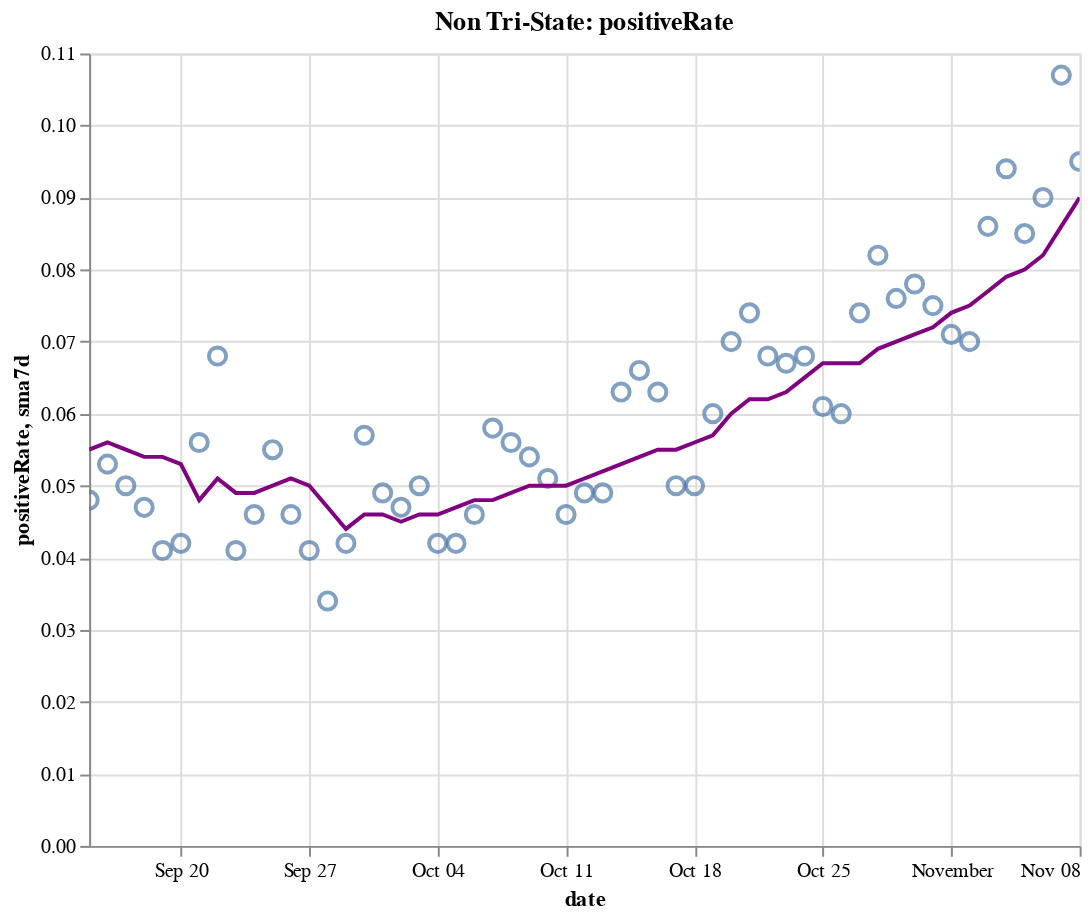

Write notebook code for a chart like this one.
### Code cell
create_plot(non_tristate, 'positiveRate')

### Figure 1 — Vega-Lite specification as saved in the notebook (floating-point values rounded to 4 significant figures)
{"config": {"view": {"continuousWidth": 400, "continuousHeight": 300}}, "layer": [{"layer": [{"mark": {"type": "point", "size": 75}, "encoding": {"tooltip": [{"type": "temporal", "field": "date"}, {"type": "quantitative", "field": "positiveRate"}, {"type": "quantitative", "field": "sma7d"}], "x": {"type": "temporal", "field": "date"}, "y": {"type": "quantitative", "field": "positiveRate"}}, "selection": {"selector016": {"type": "interval", "bind": "scales", "encodings": ["x", "y"]}}}, {"mark": {"type": "line", "color": "purple"}, "encoding": {"x": {"type": "temporal", "field": "date"}, "y": {"type": "quantitative", "field": "sma7d"}}}]}, {"mark": {"type": "rule", "color": "#aaa"}, "encoding": {"x": {"type": "temporal", "field": "date"}}, "transform": [{"filter": {"selection": "selector015"}}]}, {"mark": "circle", "encoding": {"opacity": {"condition": {"value": 1, "selection": "selector015"}, "value": 0}, "tooltip": [{"type": "temporal", "field": "date"}, {"type": "quantitative", "field": "positiveRate"}, {"type": "quantitative", "field": "sma7d"}], "x": {"type": "temporal", "field": "date"}, "y": {"type": "quantitative", "field": "positiveRate"}}, "selection": {"selector015": {"type": "single", "encodings": ["x"], "on": "mouseover", "nearest": true, "empty": "none"}}}, {"mark": {"type": "text", "align": "left", "dx": 5, "dy": -5, "stroke": "white", "strokeWidth": 2}, "encoding": {"text": {"type": "quantitative", "field": "positiveRate"}, "tooltip": [{"type": "temporal", "field": "date"}, {"type": "quantitative", "field": "positiveRate"}, {"type": "quantitative", "field": "sma7d"}], "x": {"type": "temporal", "field": "date"}, "y": {"type": "quantitative", "field": "positiveRate"}}, "transform": [{"filter": {"selection": "selector015"}}]}, {"mark": {"type": "text", "align": "left", "dx": 5, "dy": -5}, "encoding": {"text": {"type": "quantitative", "field": "positiveRate"}, "tooltip": [{"type": "temporal", "field": "date"}, {"type": "quantitative", "field": "positiveRate"}, {"type": "quantitative", "field": "sma7d"}], "x": {"type": "temporal", "field": "date"}, "y": {"type": "quantitative", "field": "positiveRate"}}, "transform": [{"filter": {"selection": "selector015"}}]}], "data": {"name": "data-8c01108bdaa8e565e6258af3da8ec2b5"}, "height": 400, "title": "Non Tri-State: positiveRate", "width": 500, "$schema": "https://vega.github.io/schema/vega-lite/v4.8.1.json", "datasets": {"data-8c01108bdaa8e565e6258af3da8ec2b5": [{"date": "2020-09-15T00:00:00", "totalTestResultsIncrease": 705800.0, "positiveIncrease": 33540.0, "death": 141700.0, "deathIncrease": 1011.0, "positiveRate": 0.048, "state": "Non Tri-State", "sma7d": 0.055}, {"date": "2020-09-16T00:00:00", "totalTestResultsIncrease": 725200.0, "positiveIncrease": 38710.0, "death": 142900.0, "deathIncrease": 1184.0, "positiveRate": 0.053, "state": "Non Tri-State", "sma7d": 0.056}, {"date": "2020-09-17T00:00:00", "totalTestResultsIncrease": 827900.0, "positiveIncrease": 41690.0, "death": 143700.0, "deathIncrease": 856.0, "positiveRate": 0.05, "state": "Non Tri-State", "sma7d": 0.055}, {"date": "2020-09-18T00:00:00", "totalTestResultsIncrease": 963400.0, "positiveIncrease": 45700.0, "death": 144600.0, "deathIncrease": 883.0, "positiveRate": 0.047, "state": "Non Tri-State", "sma7d": 0.054}, {"date": "2020-09-19T00:00:00", "totalTestResultsIncrease": 1065000.0, "positiveIncrease": 43440.0, "death": 145300.0, "deathIncrease": 735.0, "positiveRate": 0.041, "state": "Non Tri-State", "sma7d": 0.054}, {"date": "2020-09-20T00:00:00", "totalTestResultsIncrease": 817600.0, "positiveIncrease": 34370.0, "death": 145600.0, "deathIncrease": 322.0, "positiveRate": 0.042, "state": "Non Tri-State", "sma7d": 0.053}, {"date": "2020-09-21T00:00:00", "totalTestResultsIncrease": 670700.0, "positiveIncrease": 37600.0, "death": 145900.0, "deathIncrease": 281.0, "positiveRate": 0.056, "state": "Non Tri-State", "sma7d": 0.048}, {"date": "2020-09-22T00:00:00", "totalTestResultsIncrease": 710300.0, "positiveIncrease": 48040.0, "death": 146800.0, "deathIncrease": 842.0, "positiveRate": 0.068, "state": "Non Tri-State", "sma7d": 0.051}, {"date": "2020-09-23T00:00:00", "totalTestResultsIncrease": 904300.0, "positiveIncrease": 37320.0, "death": 147900.0, "deathIncrease": 1145.0, "positiveRate": 0.041, "state": "Non Tri-State", "sma7d": 0.049}, {"date": "2020-09-24T00:00:00", "totalTestResultsIncrease": 900000.0, "positiveIncrease": 41570.0, "death": 148800.0, "deathIncrease": 908.0, "positiveRate": 0.046, "state": "Non Tri-State", "sma7d": 0.049}, {"date": "2020-09-25T00:00:00", "totalTestResultsIncrease": 977000.0, "positiveIncrease": 53570.0, "death": 149700.0, "deathIncrease": 829.0, "positiveRate": 0.055, "state": "Non Tri-State", "sma7d": 0.05}, {"date": "2020-09-26T00:00:00", "totalTestResultsIncrease": 989400.0, "positiveIncrease": 45820.0, "death": 150500.0, "deathIncrease": 859.0, "positiveRate": 0.046, "state": "Non Tri-State", "sma7d": 0.051}, {"date": "2020-09-27T00:00:00", "totalTestResultsIncrease": 820100.0, "positiveIncrease": 33500.0, "death": 150800.0, "deathIncrease": 295.0, "positiveRate": 0.041, "state": "Non Tri-State", "sma7d": 0.05}, {"date": "2020-09-28T00:00:00", "totalTestResultsIncrease": 1006000.0, "positiveIncrease": 34100.0, "death": 151100.0, "deathIncrease": 245.0, "positiveRate": 0.034, "state": "Non Tri-State", "sma7d": 0.047}, {"date": "2020-09-29T00:00:00", "totalTestResultsIncrease": 815000.0, "positiveIncrease": 34460.0, "death": 151800.0, "deathIncrease": 725.0, "positiveRate": 0.042, "state": "Non Tri-State", "sma7d": 0.044}, {"date": "2020-09-30T00:00:00", "totalTestResultsIncrease": 747700.0, "positiveIncrease": 42330.0, "death": 152800.0, "deathIncrease": 1040.0, "positiveRate": 0.057, "state": "Non Tri-State", "sma7d": 0.046}, {"date": "2020-10-01T00:00:00", "totalTestResultsIncrease": 878000.0, "positiveIncrease": 43290.0, "death": 153600.0, "deathIncrease": 832.0, "positiveRate": 0.049, "state": "Non Tri-State", "sma7d": 0.046}, {"date": "2020-10-02T00:00:00", "totalTestResultsIncrease": 991700.0, "positiveIncrease": 46240.0, "death": 154500.0, "deathIncrease": 822.0, "positiveRate": 0.047, "state": "Non Tri-State", "sma7d": 0.045}, {"date": "2020-10-03T00:00:00", "totalTestResultsIncrease": 964800.0, "positiveIncrease": 48330.0, "death": 155200.0, "deathIncrease": 729.0, "positiveRate": 0.05, "state": "Non Tri-State", "sma7d": 0.046}, {"date": "2020-10-04T00:00:00", "totalTestResultsIncrease": 857600.0, "positiveIncrease": 36440.0, "death": 155500.0, "deathIncrease": 348.0, "positiveRate": 0.042, "state": "Non Tri-State", "sma7d": 0.046}, {"date": "2020-10-05T00:00:00", "totalTestResultsIncrease": 839900.0, "positiveIncrease": 35590.0, "death": 155900.0, "deathIncrease": 312.0, "positiveRate": 0.042, "state": "Non Tri-State", "sma7d": 0.047}, {"date": "2020-10-06T00:00:00", "totalTestResultsIncrease": 792300.0, "positiveIncrease": 36270.0, "death": 156500.0, "deathIncrease": 612.0, "positiveRate": 0.046, "state": "Non Tri-State", "sma7d": 0.048}, {"date": "2020-10-07T00:00:00", "totalTestResultsIncrease": 834500.0, "positiveIncrease": 48560.0, "death": 157400.0, "deathIncrease": 901.0, "positiveRate": 0.058, "state": "Non Tri-State", "sma7d": 0.048}, {"date": "2020-10-08T00:00:00", "totalTestResultsIncrease": 915600.0, "positiveIncrease": 51600.0, "death": 158300.0, "deathIncrease": 963.0, "positiveRate": 0.056, "state": "Non Tri-State", "sma7d": 0.049}, {"date": "2020-10-09T00:00:00", "totalTestResultsIncrease": 1008000.0, "positiveIncrease": 53980.0, "death": 159200.0, "deathIncrease": 880.0, "positiveRate": 0.054, "state": "Non Tri-State", "sma7d": 0.05}, {"date": "2020-10-10T00:00:00", "totalTestResultsIncrease": 1078000.0, "positiveIncrease": 54940.0, "death": 159900.0, "deathIncrease": 650.0, "positiveRate": 0.051, "state": "Non Tri-State", "sma7d": 0.05}, {"date": "2020-10-11T00:00:00", "totalTestResultsIncrease": 964200.0, "positiveIncrease": 44810.0, "death": 160300.0, "deathIncrease": 458.0, "positiveRate": 0.046, "state": "Non Tri-State", "sma7d": 0.05}, {"date": "2020-10-12T00:00:00", "totalTestResultsIncrease": 815000.0, "positiveIncrease": 39940.0, "death": 160600.0, "deathIncrease": 271.0, "positiveRate": 0.049, "state": "Non Tri-State", "sma7d": 0.051}, {"date": "2020-10-13T00:00:00", "totalTestResultsIncrease": 927400.0, "positiveIncrease": 45450.0, "death": 161300.0, "deathIncrease": 671.0, "positiveRate": 0.049, "state": "Non Tri-State", "sma7d": 0.052}, {"date": "2020-10-14T00:00:00", "totalTestResultsIncrease": 857000.0, "positiveIncrease": 53900.0, "death": 162100.0, "deathIncrease": 791.0, "positiveRate": 0.063, "state": "Non Tri-State", "sma7d": 0.053}, {"date": "2020-10-15T00:00:00", "totalTestResultsIncrease": 919700.0, "positiveIncrease": 60250.0, "death": 163000.0, "deathIncrease": 929.0, "positiveRate": 0.066, "state": "Non Tri-State", "sma7d": 0.054}, {"date": "2020-10-16T00:00:00", "totalTestResultsIncrease": 1030000.0, "positiveIncrease": 64620.0, "death": 163800.0, "deathIncrease": 860.0, "positiveRate": 0.063, "state": "Non Tri-State", "sma7d": 0.055}, {"date": "2020-10-17T00:00:00", "totalTestResultsIncrease": 1101000.0, "positiveIncrease": 55030.0, "death": 164600.0, "deathIncrease": 769.0, "positiveRate": 0.05, "state": "Non Tri-State", "sma7d": 0.055}, {"date": "2020-10-18T00:00:00", "totalTestResultsIncrease": 924000.0, "positiveIncrease": 45970.0, "death": 165000.0, "deathIncrease": 379.0, "positiveRate": 0.05, "state": "Non Tri-State", "sma7d": 0.056}, {"date": "2020-10-19T00:00:00", "totalTestResultsIncrease": 898100.0, "positiveIncrease": 53520.0, "death": 165400.0, "deathIncrease": 426.0, "positiveRate": 0.06, "state": "Non Tri-State", "sma7d": 0.057}, {"date": "2020-10-20T00:00:00", "totalTestResultsIncrease": 825900.0, "positiveIncrease": 57690.0, "death": 166200.0, "deathIncrease": 801.0, "positiveRate": 0.07, "state": "Non Tri-State", "sma7d": 0.06}, {"date": "2020-10-21T00:00:00", "totalTestResultsIncrease": 770100.0, "positiveIncrease": 57180.0, "death": 167200.0, "deathIncrease": 991.0, "positiveRate": 0.074, "state": "Non Tri-State", "sma7d": 0.062}, {"date": "2020-10-22T00:00:00", "totalTestResultsIncrease": 1028000.0, "positiveIncrease": 69600.0, "death": 168300.0, "deathIncrease": 1108.0, "positiveRate": 0.068, "state": "Non Tri-State", "sma7d": 0.062}, {"date": "2020-10-23T00:00:00", "totalTestResultsIncrease": 1173000.0, "positiveIncrease": 78900.0, "death": 169200.0, "deathIncrease": 888.0, "positiveRate": 0.067, "state": "Non Tri-State", "sma7d": 0.063}, {"date": "2020-10-24T00:00:00", "totalTestResultsIncrease": 1162000.0, "positiveIncrease": 78780.0, "death": 170100.0, "deathIncrease": 869.0, "positiveRate": 0.068, "state": "Non Tri-State", "sma7d": 0.065}, {"date": "2020-10-25T00:00:00", "totalTestResultsIncrease": 1025000.0, "positiveIncrease": 62330.0, "death": 170400.0, "deathIncrease": 361.0, "positiveRate": 0.061, "state": "Non Tri-State", "sma7d": 0.067}, {"date": "2020-10-26T00:00:00", "totalTestResultsIncrease": 957700.0, "positiveIncrease": 57650.0, "death": 170800.0, "deathIncrease": 358.0, "positiveRate": 0.06, "state": "Non Tri-State", "sma7d": 0.067}, {"date": "2020-10-27T00:00:00", "totalTestResultsIncrease": 926400.0, "positiveIncrease": 68820.0, "death": 171700.0, "deathIncrease": 895.0, "positiveRate": 0.074, "state": "Non Tri-State", "sma7d": 0.067}, {"date": "2020-10-28T00:00:00", "totalTestResultsIncrease": 902800.0, "positiveIncrease": 74450.0, "death": 172700.0, "deathIncrease": 983.0, "positiveRate": 0.082, "state": "Non Tri-State", "sma7d": 0.069}, {"date": "2020-10-29T00:00:00", "totalTestResultsIncrease": 1085000.0, "positiveIncrease": 82620.0, "death": 173700.0, "deathIncrease": 1017.0, "positiveRate": 0.076, "state": "Non Tri-State", "sma7d": 0.07}, {"date": "2020-10-30T00:00:00", "totalTestResultsIncrease": 1182000.0, "positiveIncrease": 91720.0, "death": 174600.0, "deathIncrease": 907.0, "positiveRate": 0.078, "state": "Non Tri-State", "sma7d": 0.071}, {"date": "2020-10-31T00:00:00", "totalTestResultsIncrease": 1155000.0, "positiveIncrease": 87080.0, "death": 175500.0, "deathIncrease": 949.0, "positiveRate": 0.075, "state": "Non Tri-State", "sma7d": 0.072}, {"date": "2020-11-01T00:00:00", "totalTestResultsIncrease": 988900.0, "positiveIncrease": 70050.0, "death": 175900.0, "deathIncrease": 370.0, "positiveRate": 0.071, "state": "Non Tri-State", "sma7d": 0.074}, {"date": "2020-11-02T00:00:00", "totalTestResultsIncrease": 1089000.0, "positiveIncrease": 76600.0, "death": 176400.0, "deathIncrease": 448.0, "positiveRate": 0.07, "state": "Non Tri-State", "sma7d": 0.075}, {"date": "2020-11-03T00:00:00", "totalTestResultsIncrease": 953100.0, "positiveIncrease": 81930.0, "death": 177900.0, "deathIncrease": 1496.0, "positiveRate": 0.086, "state": "Non Tri-State", "sma7d": 0.077}, {"date": "2020-11-04T00:00:00", "totalTestResultsIncrease": 1037000.0, "positiveIncrease": 96990.0, "death": 178900.0, "deathIncrease": 1067.0, "positiveRate": 0.094, "state": "Non Tri-State", "sma7d": 0.079}, {"date": "2020-11-05T00:00:00", "totalTestResultsIncrease": 1296000.0, "positiveIncrease": 109500.0, "death": 180000.0, "deathIncrease": 1077.0, "positiveRate": 0.085, "state": "Non Tri-State", "sma7d": 0.08}, {"date": "2020-11-06T00:00:00", "totalTestResultsIncrease": 1326000.0, "positiveIncrease": 118800.0, "death": 181100.0, "deathIncrease": 1140.0, "positiveRate": 0.09, "state": "Non Tri-State", "sma7d": 0.082}, {"date": "2020-11-07T00:00:00", "totalTestResultsIncrease": 1143000.0, "positiveIncrease": 122400.0, "death": 182200.0, "deathIncrease": 1077.0, "positiveRate": 0.107, "state": "Non Tri-State", "sma7d": 0.086}, {"date": "2020-11-08T00:00:00", "totalTestResultsIncrease": 1112000.0, "positiveIncrease": 105400.0, "death": 182700.0, "deathIncrease": 464.0, "positiveRate": 0.095, "state": "Non Tri-State", "sma7d": 0.09}]}}
